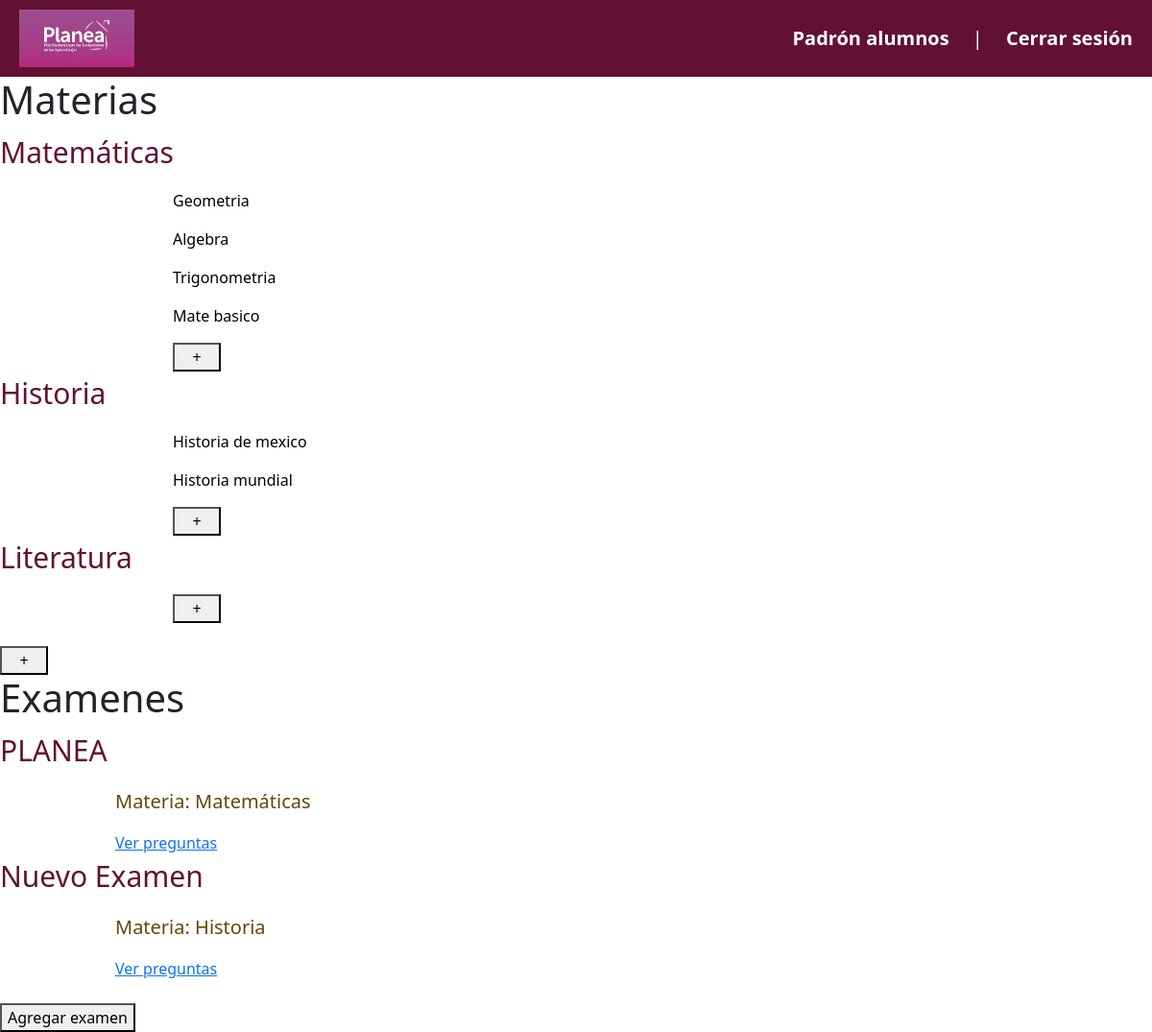
The app's page / (signed in) with its own data.
### pagina_web/models.py (models this page shows)
class materia(models.Model):
    nombre = models.CharField(max_length=30)

class rama(models.Model):
    nombre = models.CharField(max_length=30)
    idMateria = models.ForeignKey(materia, on_delete=models.CASCADE)

class examen(models.Model):
    nombre = models.CharField(max_length=100)
    idMateria = models.ForeignKey(materia, on_delete=models.CASCADE, default=1)

### pagina_web/views.py (the view)
# urls.py: path('', Inicio.as_view(), name='inicio'),
class Inicio(View):
    @method_decorator(staff_member_required(login_url='login'), name='dispatch')
    def get(self, request):
        ramas_prefetch = Prefetch('rama_set', queryset=rama.objects.all(), to_attr='ramas')
        materias = materia.objects.prefetch_related(ramas_prefetch).all()
        examenes = examen.objects.all().order_by("id")
        return render(request, 'inicio.html', {'materias': materias, "examenes":examenes})

### pagina_web/templates/inicio.html (shortened to what this page needs)
{% extends 'layouts/nav_inicio.html' %}
{% load static %}
{% block content %}
<link rel="stylesheet" type="text/css" href="{% static 'css/inicio.css' %}">
<div class="materias">
    <h1>Materias</h1>
    {% if materias %}
        {% for materia in materias %}
            <p style="font-size: 30px; color:#611232;">{{ materia.nombre }}</p>
            <div style="margin-left: 15%;">
                {% for rama in materia.ramas %}
                            <p style="font-size: 16px; color:black;">{{ rama.nombre }}</p>
                {% endfor %}
                <button class="agregar_rama" style="width: 50px;" data-materia-id="{{ materia.id }}">+</button>
            </div>
        {% endfor %}
    {% endif %}
    <br>
    <button id="agregar_materia" style="width: 50px;">+</button>
</div>
<div class="examenes">
    <h1>Examenes</h1>
    {% if examenes %}
        {% for examen in examenes %}
            <p style="font-size: 30px; color:#611232;">{{examen.nombre}}</p>
            <div style="margin-left: 10%;">
                <p style="font-size: 20px; color:#63470b;">Materia: {{examen.idMateria.nombre}}</p>
                <a href="examen/{{examen.id}}">Ver preguntas</a>
            </div>
        {% endfor %}
    {% endif %}
    <br>
    <button id="abrirDialog" class="boton_amarillo">Agregar examen</button>
</div>
{% endblock %}

### records on screen
materia: nombre "Matemáticas"
rama: nombre "Geometria"
rama: nombre "Algebra"
rama: nombre "Trigonometria"
rama: nombre "Mate basico"
materia: nombre "Historia"
rama: nombre "Historia de mexico"
rama: nombre "Historia mundial"
materia: nombre "Literatura"
examen: nombre "PLANEA", idMateria.nombre "Matemáticas"
examen: nombre "Nuevo Examen", idMateria.nombre "Historia"
